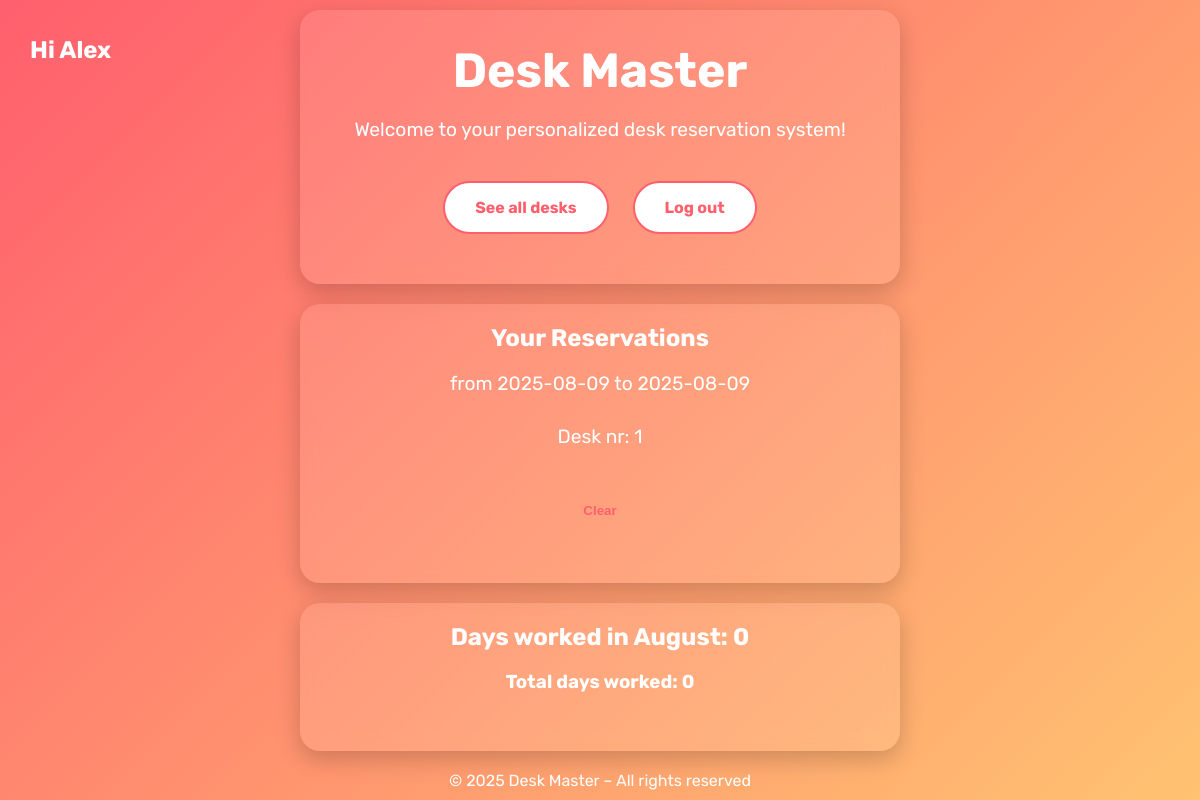
/ (signed in), run on an earlier commit of the app's database.
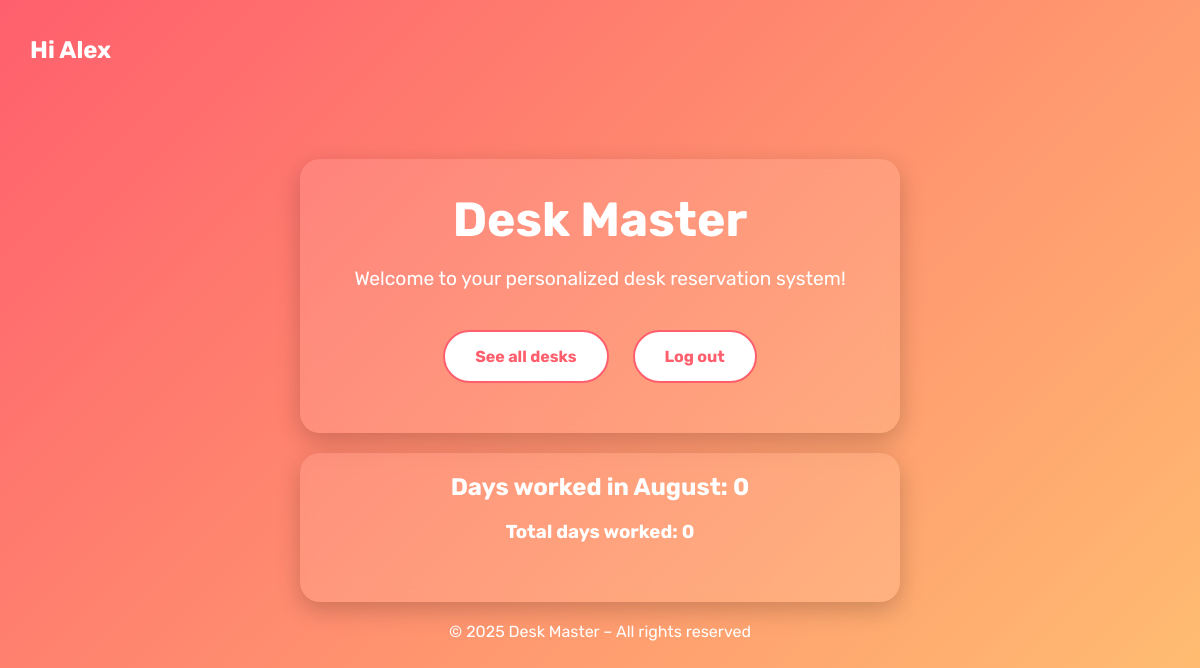
And on a later commit of the database.
### main.py (models this page shows)
class User(UserMixin, db.Model):
    __tablename__ = "desk_users"
    id: Mapped[int] = mapped_column(Integer, primary_key=True)
    name: Mapped[str] = mapped_column(String(250), unique=True, nullable=False)
    email: Mapped[str] = mapped_column(String(250), nullable=False, unique=True)
    password: Mapped[str] = mapped_column(String(250), nullable=False)
    days: Mapped[int] = mapped_column(Integer, nullable=False)
    total: Mapped[int] = mapped_column(Integer, nullable=False)
    reservations = relationship("Reservation", back_populates="user")

class Reservation(db.Model):
    __tablename__ = "reservations"
    id: Mapped[int] = mapped_column(Integer, primary_key=True)
    start_date: Mapped[date] = mapped_column(Date, nullable=False)
    end_date: Mapped[date] = mapped_column(Date, nullable=False)
    desk_id: Mapped[int] = mapped_column(ForeignKey("desks.id"))
    user_id: Mapped[int] = mapped_column(ForeignKey("desk_users.id"))
    desk = relationship("Desk", back_populates="reservations")
    user = relationship("User", back_populates="reservations")

### main.py (the view)
@app.route("/", methods=["GET", "POST"])
def index():
    update_reservations()
    if current_user.is_authenticated:
        user_reservations = Reservation.query.filter_by(user_id=current_user.id).all()
        return render_template("index.html", reservation=user_reservations, month=datetime.now().strftime('%B'),
                               days=current_user.days, total=current_user.total)
    else:
        user_reservations = None
        return render_template("index.html", reservation=user_reservations)

### main.py (called while the page is built)
@login_manager.user_loader
def load_user(user_id):
    return db.session.get(User, int(user_id))

def update_reservations():
    reservations = Reservation.query.all()
    now = datetime.now().date()
    for reservation in reservations:
        user = User.query.filter_by(id=reservation.user_id).first()
        if reservation.end_date < now:
            days_in_office = (reservation.end_date - reservation.start_date).days + 1
            user.days += days_in_office
            db.session.delete(reservation)
        elif reservation.end_date == now and datetime.now().hour >= 20:
            days_in_office = (reservation.end_date - reservation.start_date).days + 1
            user.days += days_in_office
            db.session.delete(reservation)
    db.session.commit()

def reset_days():
    today = datetime.now()
    if today.day == 1:
        users = User.query.all()
        for user in users:
            user.total += user.days
            user.days = 0
        db.session.commit()

@app.before_request
def before_first_request():
    reset_days()

### templates/index.html (shortened to what this page needs)
<!DOCTYPE html>
<html lang="pl">
<head>
</head>
<body>
    {% if current_user.is_authenticated %}
    <h1 class="userName">Hi {{ current_user.name }}</h1>
        <div class="container">
            <h1>Desk Master</h1>
            <p>Welcome to your personalized desk reservation system!</p>
            <a href="{{url_for('desks')}}" class="button">See all desks</a>
            <a href="{{url_for('log_out')}}" class="button">Log out</a>
        </div>
        {% if reservation %}
            <div class="container">
                <h2>Your Reservations</h2>
                {% for res in reservation %}
                    <p>from {{res.start_date}} to {{res.end_date}}</p>
                    <p>Desk nr: {{res.desk_id}}</p>
                {% endfor %}
                <form method="POST" action="{{ url_for('clear_res') }}" onsubmit="return confirmDelete()">
                    <button type="submit" class="button">Clear</button>
                </form>
            </div>
        {% endif %}
    <div class="container">
            <h2>Days worked in {{month}}: {{days}}</h2>
            <h3>Total days worked: {{total}}</h3>
        </div>
    {% endif %}
<footer class="footer">
    © 2025 Desk Master – All rights reserved
</footer>
</body>
</html>

### templates/index.html (style rules this page uses)
html, body { height: 100%; margin: 0; padding: 0; font-family: 'Rubik', sans-serif; }
body { background: linear-gradient(135deg, #ff5f6d, #ffc371); display: flex; justify-content: center; align-items: center; flex-direction: column; text-align: center; color: #fff; }
.container { background: rgba(255, 255, 255, 0.1); padding-bottom: 40px; border-radius: 20px; box-shadow: 0 8px 24px rgba(0, 0, 0, 0.2); backdrop-filter: blur(8px); margin-bottom: 20px ; width: 100%; max-width: 600px; flex-shrink: 0; }
.userName { position: absolute; top: 20px; left: 30px; font-size: 1.5rem; text-align: left; }
h1 { font-size: 3rem; margin-bottom: 10px; }
p { font-size: 1.2rem; margin-bottom: 30px; }
.button { background-color: #ffffff; color: #ff5f6d; padding: 15px 30px; border-radius: 30px; text-decoration: none; font-weight: bold; transition: all 0.3s ease; display: inline-block; margin: 10px; border: 2px solid #ff5f6d; cursor: pointer; }
a.button { background-color: #ffffff; color: #ff5f6d; padding: 15px 30px; border-radius: 30px; text-decoration: none; font-weight: bold; transition: all 0.3s ease; display: inline-block; margin: 10px; border: 2px solid #ff5f6d; }

What changed in the data, as far as the page shows it:
removed Reservation: start_date "2025-08-09", end_date "2025-08-09", desk_id "1"
Also different on the page:
text no longer shown: "Your Reservations Clear"
